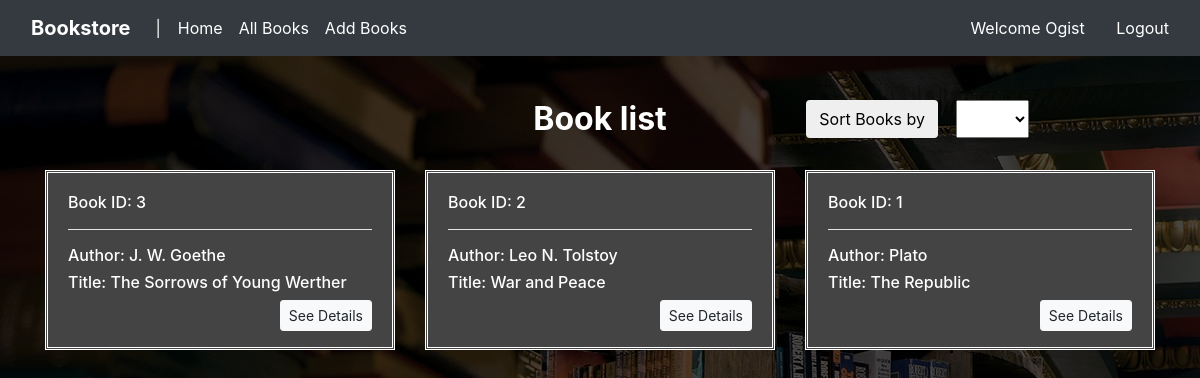
The page /show (signed in) on the database its author committed.
### tables this page shows
CREATE TABLE books_ogist(

           `id` INT UNSIGNED NOT NULL PRIMARY KEY AUTO_INCREMENT,
           `title` VARCHAR(255) NOT NULL,
           `author` VARCHAR(255) NOT NULL,
           `genre` ENUM('Philosophy', 'Novel', 'Drama', 'Romance', 'Adventure', 'Fantasy'),
           `status` ENUM('Finished', 'Not Started', 'Reading', 'Dropped'),
           `created_at` TIMESTAMP,
    	   `updated_at` TIMESTAMP,
    	   `username` VARCHAR(255),
    	   FOREIGN KEY (`username`) REFERENCES `users`(`username`)	
    	   );

### classes/Bootstrap.php (called while the page is built)
<?php
class Bootstrap
{
	private $controller;
	private $action;
	private $request;
	public function __construct($request){
		$this->request = $request;
		if($this->request['controller'] == ""){
			$this->controller = 'home';
		} else {
			$this->controller = $this->request['controller'];
		}
		if($this->request['action'] == ""){
			$this->action = 'index';
		} else {
			$this->action = $this->request['action'];
		}
	}
	public function createController(){
		if(class_exists($this->controller)){
			$parents = class_parents($this->controller);
			if(in_array("Controller", $parents)){
				if(method_exists($this->controller, $this->action)){
					return new $this->controller($this->action, $this->request);
				} else {
					echo "THAT METHOD DOES NOT EXIST.";
					return;
				}
			} else {
				echo "That Base controller does not exist.";
				return;
			}
		} else {
			echo "That class does not exist.";
			return;
		}
	}
}

### controllers/show.php (called while the page is built, shortened)
<?php
class Show extends Controller
{
	public function index(){
			$viewmodel = new ShowModel();
		$this->returnView($viewmodel->index(), true);
	}
}

### classes/Model.php (called while the page is built, shortened)
<?php
abstract class Model
{
	protected $dbh, $stmt;
	public function __construct(){
		try{
			$this->dbh = new PDO("mysql:host=" . DB_HOST . ';dbname=' . DB_NAME, DB_USER, DB_PASSWORD);
			$this->dbh->setAttribute(PDO::ATTR_ERRMODE, PDO::ERRMODE_EXCEPTION);
		} catch (PDOException $e){
			die($e->getMessage());
		}
	}
	public function execute(){
		$this->stmt->execute();
	}
	public function query($query){
		$this->stmt = $this->dbh->prepare($query);
	}
	public function resultSet(){
		$this->execute();
		return $this->stmt->fetchAll(PDO::FETCH_ASSOC);
	}
}

### models/show.php (called while the page is built, shortened)
<?php
class ShowModel extends Model
{
	public function index(){
		$username = $_SESSION['user_data']['username'];
		$this->query("SELECT * FROM books_{$username} ORDER BY created_at DESC");
		$rows = $this->resultSet();
		if(!isset($_POST['sortBy'])){
			$rows = $this->resultSet();
			return $rows;
				}
			}
			}

### views/show/index.php (the view, shortened to what this page needs)
<h2 align="center"><b>Book list</b></h2>
<form action="<?php $_SERVER['PHP_SELF'];?>" method="post">
		<div name="sort" class="form-group-sort row">
	    <input class="btn btn-default" name="sort" type="submit" value="Sort Books by">&nbsp;&nbsp;&nbsp;&nbsp;
	    <select name="sortBy" type="text">
	      <option name ='' value=""></option>
	      <option name ='sort_id' value="id">Id</option>
	      </select>
	    </div><br>
		<?php if(isset($_SESSION['is_logged_in'])): ?>
				<div class="container">
					<div class="row">
		<?php foreach($viewmodel as $item) : ?>
			<div class="col-md-4">
				<div id="okvir">
					<h6>Book ID: <?= $item['id'];?></h6><hr>
					<h6>Author: <?= $item['author'];?></h6>
					<h6>Title: <?= $item['title'];?></h6>
					<p><a class="btn btn-sm btn-light float-right" href="<?php ROOT_PATH?>/Bookstore/show/showBook/<?= $item['id'];?>">See Details</a></p>
			    </div><br><br>
		   </div>
		<?php endforeach; ?>
				</div>
			</div>
		<?php endif;?>
</form>

### index.php (shortened to what this page needs)
<?php
require_once 'classes/Bootstrap.php';
require_once 'classes/Model.php';
require_once 'classes/Controller.php';
require_once 'models/show.php';
require_once 'controllers/show.php';
$bootstrap = new Bootstrap($_GET);
$controller = $bootstrap->createController();
	if($controller){
		$controller->executeAction();
	}

### classes/Controller.php (shortened to what this page needs)
<?php
class Controller
{
	protected $action;
	public function __construct($action, $request){
		$this->action = $action;
	}
	public function executeAction(){
		return $this->{$this->action}();
	}
	public function returnView($viewmodel, $fullview){
		$view = 'views/' . get_class($this) . '/' . $this->action . '.php';
		if($fullview){
			require('views/main.php');
		} else {
			require($view);
		}
	}
}

### views/main.php (shortened to what this page needs)
<!DOCTYPE html>
<html>
<head>
    <link href="<?php ROOT_URL;?>/Bookstore/assets/css/bootstrap.css" rel="stylesheet">
    <link href="<?php ROOT_URL;?>/Bookstore/assets/css/style.css" rel="stylesheet">
</head>
  <body>
      <nav class="navbar navbar-expand-md navbar-dark fixed-top bg-dark">
        <div class="container-fluid">
           <a class="navbar-brand" href="<?= ROOT_PATH?>"><b>Bookstore</b></a>
            <div class="collapse navbar-collapse" id="navbarCollapse">
                <?php if(isset($_SESSION['is_logged_in'])) : ?>
                      &nbsp; | &nbsp;
         <ul class="navbar-nav mr-auto">
                     <li class="nav-item active">
                      <a class="nav-link" href="<?= ROOT_PATH?>">Home</a>
                     </li>
                     <li class="nav-item active">
                       <a class="nav-link" href="<?= ROOT_PATH?>show">All Books</a>
                     </li>
                     <li class="nav-item active">
                       <a class="nav-link" href="<?= ROOT_PATH?>show/create">Add Books</a>
                     </li>
        </ul>
       <div class="toolbar">
              <a class="nav-item active">Welcome <?= $_SESSION['user_data']['username'];?></a>&nbsp;&nbsp;&nbsp;&nbsp;&nbsp;&nbsp;
              <a onclick="return confirm_logout()" href="<?= ROOT_URL; ?>/auth/logout" class="nav-item active" id="log">Logout</a>
        </div>
    <?php endif; ?>
         </div>
      </div>
 </nav>
    <?php require($view); ?>
  </body>
</html>

### assets/css/style.css (style rules this page uses)
body { background: linear-gradient( rgba(0, 0, 0, 0.7), rgba(0, 0, 0, 0.7) ), url("bookstore.jpg"); color:white; padding-top: 100px; }
.form-group-sort { position: absolute; top: 100px; right: 186px; }
#okvir { border: double white; background: #444444; width: 350px; height: 180px; padding: 20px; }
#log { color:white; }
hr { background-color: white; }

### rows shown on the page
books_ogist: id "3", author "J. W. Goethe", title "The Sorrows of Young Werther"
books_ogist: id "2", author "Leo N. Tolstoy", title "War and Peace"
books_ogist: id "1", author "Plato", title "The Republic"

### other values the page prints
$_SESSION['user_data']['username'] "Ogist"
